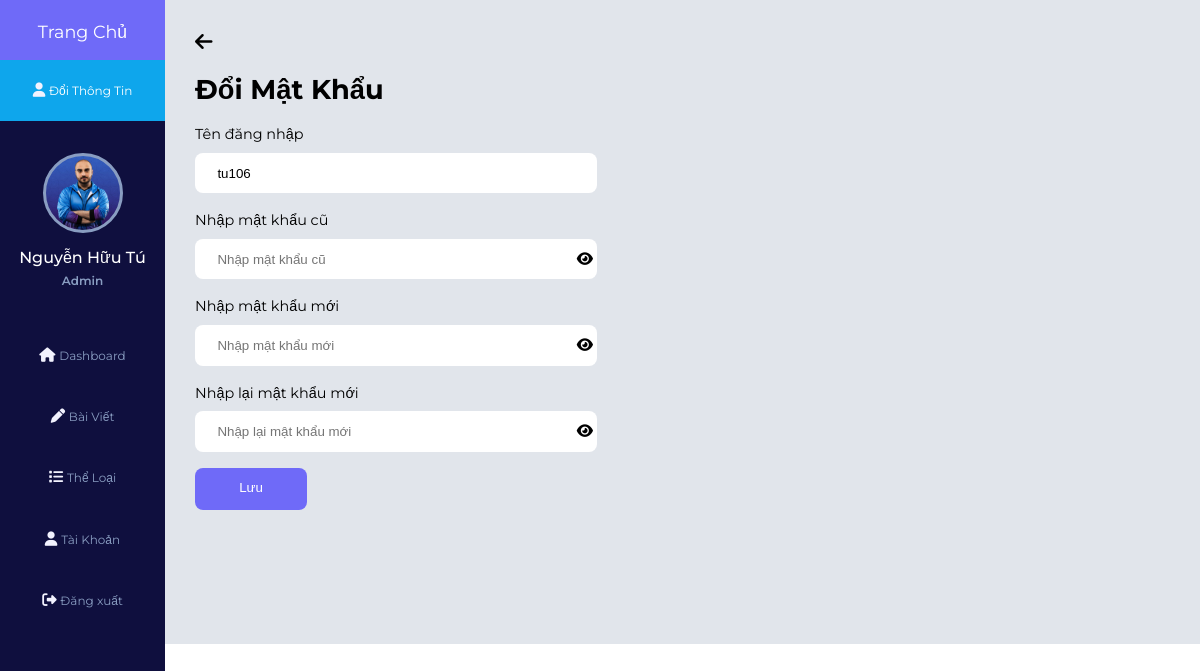
Screenshot of /admin/change_password.php (signed in) with the database file from the repository.
### tables this page shows
CREATE TABLE `users` (
  `UserId` int(11) NOT NULL COMMENT 'Khóa chính mã tài khoản',
  `UserAccount` varchar(20) NOT NULL COMMENT 'Tên tài khoản',
  `UserName` varchar(50) NOT NULL COMMENT 'Tên hiển thị',
  `UserEmail` varchar(64) NOT NULL COMMENT 'Email ',
  `UserPassword` varchar(50) NOT NULL COMMENT 'Mật khẩu',
  `UserBio` varchar(255) NOT NULL COMMENT 'Giới thiệu tài khoản',
  `UserImage` varchar(255) NOT NULL DEFAULT 'default-avatar.jpg' COMMENT 'Ảnh tài khoản',
  `UserRole` tinyint(1) NOT NULL DEFAULT 0 COMMENT 'Quyền tài khoản',
  `reset_token_hash` varchar(64) DEFAULT NULL,
  `reset_token_expires_at` datetime DEFAULT NULL
);

### check_account_session.php (called while the page is built, shortened)
<?php
    $conn=mysqli_connect('localhost','root','','blog') or die("no connect");
    mysqli_query($conn,'set names "utf8"');
    if(isset($_SESSION['userAccount']))
    {
        $account = $_SESSION['userAccount'];
        $account_select_query = "select * from users where UserAccount = '$account'";
        $account = mysqli_fetch_assoc(mysqli_query($conn,$account_select_query));
    }
?>

### admin/class/admin.php (called while the page is built, shortened)
<?php
class Admin {
	private $userTable = 'users';
	private $conn;
	public function __construct($db){
        $this->conn = $db;
    }
	public function getUserId($id){
		$sqlQuery = "
        SELECT *
		FROM `".$this->userTable."`
		WHERE users.UserId = ".$id.";";
		$stmt = $this->conn->prepare($sqlQuery);
		$stmt->execute();
		$result = $stmt->get_result();
		return $result;
	}
}

### admin/change_password.php (the view, shortened to what this page needs)
<?php
$page = 'account_management';
require 'inc/sidebar.php';
$id = $account['UserId'];
$fetchUserId = $admin->getUserId($id);
while ($result = $fetchUserId->fetch_assoc()) {
   $userAccount = $result['UserAccount'];
}
?>
    <div class="admin-management-form" style="padding-bottom: 134px">
        <a href="account_management.php" style="all:initial;"><i class="fa-solid fa-arrow-left" style="font-size: 20px; cursor: pointer; margin-top: 2rem;"></i></a>
            <h2 style="color: black;">Đổi Mật Khẩu</h2>
            <form action="<?php echo $_SERVER['PHP_SELF']?>"  method="POST">
                <div class="form__control">
                    <label for="userAccount">Tên đăng nhập</label>
                    <input type="text" name="userAccount" value="<?=$userAccount ?>" style="width: 50%;" readonly>
                </div>
                <div class="form__control">
                    <label for="userName">Nhập mật khẩu cũ</label>
                    <div>
                        <input id="new-password-field" type="password" placeholder="Nhập mật khẩu cũ" style="width: 50%;" name="userOldPassword">
                        <span toggle="#new-password-field" class="fa fa-fw fa-eye field-icon toggle-password"></span>
                    </div>
                </div>
                <div class="form__control">
                    <label for="userName">Nhập mật khẩu mới</label>
                    <div>
                        <input id="password-field" type="password" placeholder="Nhập mật khẩu mới" style="width: 50%;" name="userPassword">
                        <span toggle="#password-field" class="fa fa-fw fa-eye field-icon toggle-password"></span>
                    </div>
                </div>
                <div class="form__control">
                    <label for="userName">Nhập lại mật khẩu mới</label>
                    <div>
                        <input id="re-password-field" type="password" placeholder="Nhập lại mật khẩu mới" style="width: 50%;" name="userRePassword">
                        <span toggle="#re-password-field" class="fa fa-fw fa-eye field-icon toggle-password"></span>
                    </div>
                </div>
                <button class="btn admin_btn" style="width:7rem; text-align:center; padding-top: 0.8rem;
                  padding-bottom: 0.9rem; color: white" name="submit">Lưu</button>
            </form>
        </div>
</body>
</html>

### admin/inc/sidebar.php (shortened to what this page needs)
<!DOCTYPE html>
<html lang="en">
<head>
    <link rel="stylesheet" href="<?=ROOT_URL?>/assets/css/style.css">
    <link rel="stylesheet" href="https://unicons.iconscout.com/release/v4.0.8/css/line.css">
    <link rel="stylesheet" href="https://cdnjs.cloudflare.com/ajax/libs/font-awesome/6.5.1/css/all.min.css" />
</head>
<body class="admin">
<?php
require '../check_account_session.php';
require 'class/Admin.php';
$database = new Database();
$db = $database->getConnection();
$admin = new Admin($db);
?>
    <div class="admin-sidebar">
        <a href="<?=ROOT_URL?>index.php">
            <div class="side-header">
                <h3>T<span>rang</span>  C<span>hủ</span></h3>
            </div>
        </a>
        <div class="side-content">
            <div class="side-menu">
                <a href="./account_management.php" <?php echo $page == 'account_management' ? 'class="active"' : ''; ?> style="text-align: center;">
                    <i class="fa-solid fa-user"></i>
                    <small>Đổi Thông Tin</small>
                </a>
            </div>
            <div class="admin-profile">
                <div class="admin-profile-img bg-img" style="background-image: url(<?=ROOT_URL?>assets/images/avatar/<?php echo $account['UserImage']; ?>)"></div>
                <h4><?php echo $account['UserName']; ?></h4>
                <small>Admin</small>
            </div>
            <div class="side-menu">
                <ul>
                    <li>
                       <a href="./index.php" <?php echo $page == 'index' ? 'class="active"' : ''; ?>>
                            <i class="fa-solid fa-house"></i>
                            <small>Dashboard</small>
                        </a>
                    </li>
                    <li>
                       <a href="./manage_posts.php" <?php echo $page == 'manage_posts' ? 'class="active"' : ''; ?>>
                            <i class="fa-solid fa-pen"></i>
                            <small>Bài Viết</small>
                        </a>
                    </li>
                    <li>
                       <a href="./manage_categories.php" <?php echo $page == 'manage_categories' ? 'class="active"' : ''; ?>>
                            <i class="fa-solid fa-list"></i>
                            <small>Thể Loại</small>
                        </a>
                    </li>
                    <li>
                       <a href="./manage_users.php" <?php echo $page == 'manage_users' ? 'class="active"' : ''; ?>>
                            <i class="fa-solid fa-user"></i>
                            <small>Tài Khoản</small>
                        </a>
                    </li>
                    <li>
                        <a href="../logout.php">
                             <i class="fa-solid fa-right-from-bracket"></i>
                             <small>Đăng xuất</small>
                         </a>
                     </li>
                </ul>
            </div>
        </div>
    </div>

### rows the page displays
users: UserImage (picture), UserName "Nguyễn Hữu Tú", userAccount "tu106"
